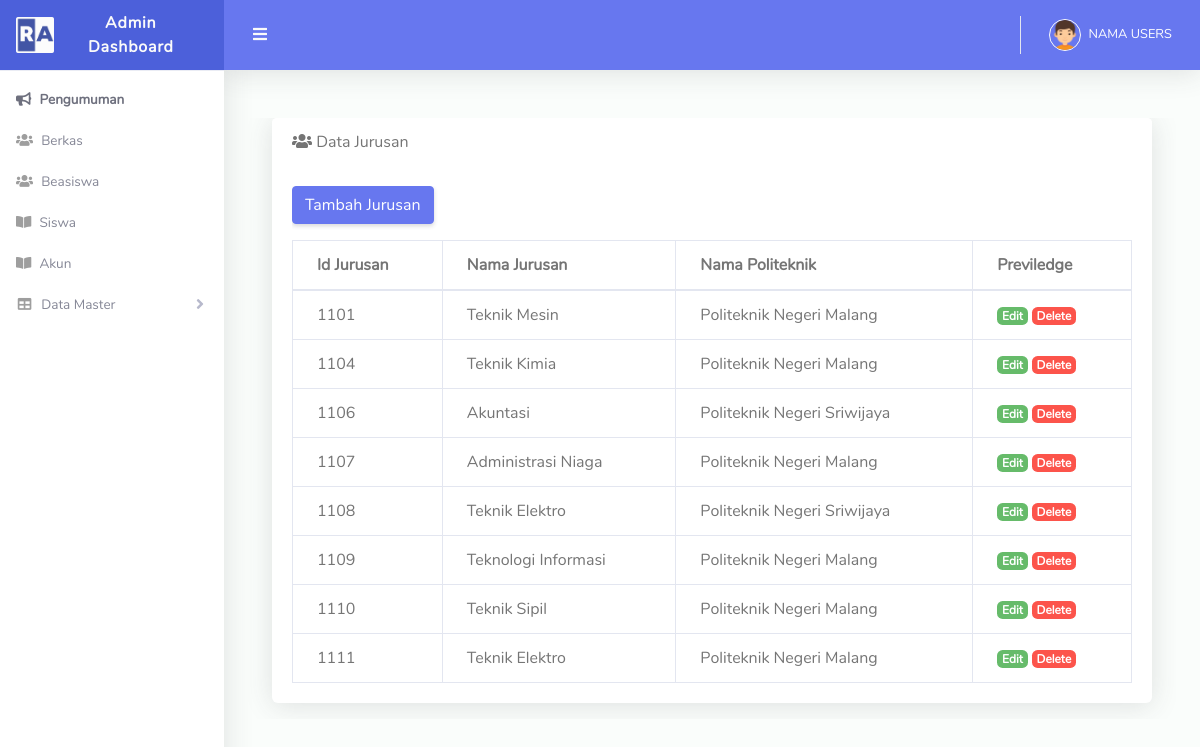
Page /index.php/jurusan on the committed database.
### tables this page shows
CREATE TABLE `jurusan` (
  `id_jurusan` int(11) NOT NULL,
  `nama_jurusan` varchar(40) NOT NULL,
  `id_politeknik` int(11) NOT NULL
);

CREATE TABLE `politeknik` (
  `id_politeknik` int(11) NOT NULL,
  `nama_politeknik` varchar(40) NOT NULL
);

### application/controllers/Jurusan.php (called while the page is built, shortened)
<?php
class Jurusan extends CI_Controller {
    public function __construct()
    {
            $this->load->model('M_jurusan');
            $this->load->model('M_politeknik');
            $this->load->library('form_validation');
            $this->load->library('session');
    }
    public function index()
    {
        $data['title'] = "Data Jurusan";
            $data['data'] = $this->M_jurusan->getDataJurusan();
            $this->load->view('template/header');
            $this->load->view('admin/v_jurusan', $data);
            $this->load->view('template/footer');
    }
}

### index.php (called while the page is built, shortened)
<?php
require_once BASEPATH.'core/CodeIgniter.php';

### application/models/M_jurusan.php (called while the page is built, shortened)
<?php
class M_jurusan extends CI_Model {
    function getDataJurusan() {
        $sql = "SELECT jurusan.*, nama_politeknik FROM jurusan JOIN politeknik ON jurusan.id_politeknik = politeknik.id_politeknik";
        return $this->db->query( $sql )->result_array();
    }
}

### application/views/admin/v_jurusan.php (the view, shortened to what this page needs)
<link rel="stylesheet" href="http://cdn.datatables.net/1.10.20/css/jquery.dataTables.min.css">
<div id="content-wrapper">
      <div class="container-fluid">
        <div class="card mb-3">
          <div class="card-header">
            <i class="fas fa-users"></i>
            Data Jurusan</div>
          <div class="card-body">
            <div class="table-responsive">
            <a href="<?php echo base_url('jurusan/tambah/')?>" class="btn btn-primary mb-3">Tambah Jurusan</a>
              <table class="table table-bordered" id="datatable" width="100%" cellspacing="0">
                <thead>
                  <tr>
                    <th>Id Jurusan</th>
                    <th>Nama Jurusan</th>
                    <th>Nama Politeknik</th>
                    <th>Previledge</th>
                  </tr>
                </thead>
                <tbody>
                  <?php
                    foreach($data as $rowData){?>
                      <tr>
                        <td><?= $rowData['id_jurusan']?></td>
                        <td><?= $rowData['nama_jurusan']?></td>
                        <td><?= $rowData['nama_politeknik']?></td>
                        <td>
                          <a href="<?php echo base_url('jurusan/edit/'.$rowData['id_jurusan'])?>" class="badge badge-success">Edit</a>
                          <a href="<?php echo base_url('jurusan/hapus/'. $rowData['id_jurusan']) ?>" onclick="return confirm('Are you sure you want to delete this item?');"
                            class="badge badge-danger">Delete</a>
                        </td>
                      </tr>
                      <?php } ?>
                </tbody>
              </table>
            </div>
          </div>
        </div>
      </div>

### application/views/template/header.php (shortened to what this page needs)
<!DOCTYPE html>
<html lang="en">
<head>
  <link href="<?= base_url() ?>assets/vendor/fontawesome-free/css/all.min.css" rel="stylesheet" type="text/css">
  <link href="<?= base_url() ?>assets/vendor/bootstrap/css/bootstrap.min.css" rel="stylesheet" type="text/css">
  <link href="<?= base_url() ?>assets/css/ruang-admin.min.css" rel="stylesheet">
  <link href="<?= base_url() ?>assets/vendor/datatables/dataTables.bootstrap4.min.css" rel="stylesheet">
</head>
<body id="page-top">
<body id="page-top">
  <div id="wrapper">
    <ul class="navbar-nav sidebar sidebar-light accordion" id="accordionSidebar">
      <a class="sidebar-brand d-flex align-items-center justify-content-center" href="">
        <div class="sidebar-brand-icon">
          <img src="img/logo/logo2.png">
        </div>
        <div class="sidebar-brand-text mx-3">Admin Dashboard</div>
      </a>
      <hr class="sidebar-divider my-0">
      <li class="nav-item active">
        <a class="nav-link" href="<?php echo base_url('c_pengumuman') ?>">
          <i class="fas fa-bullhorn"></i>
          <span>Pengumuman</span></a>
      </li>
      <li class="nav-item">
        <a class="nav-link" href="<?php echo base_url('berkas') ?>">
        <i class="fas fa-users"></i>
        <span>Berkas</span></a>
      </li>
      <li class="nav-item">
        <a class="nav-link" href="<?php echo base_url('beasiswa') ?>">
        <i class="fas fa-users"></i>
        <span>Beasiswa</span></a>
      </li>
      <li class="nav-item">
        <a class="nav-link" href="<?php echo base_url('siswa') ?>">
          <i class="fas fa-book-open"></i>
          <span>Siswa</span></a>
      </li>
      <li class="nav-item">
        <a class="nav-link" href="<?php echo base_url('akun') ?>">
          <i class="fas fa-book-open"></i>
          <span>Akun</span></a>
      </li>
      <li class="nav-item">
        <a class="nav-link collapsed" data-toggle="collapse" data-target="#collapseTable" aria-expanded="true"
          aria-controls="collapseTable">
        <i class="fas fa-fw fa-table"></i>
        <span>Data Master</span>
        </a>
      </li>
    </ul>
    <div id="content-wrapper" class="d-flex flex-column">
      <div id="content">
        <nav class="navbar navbar-expand navbar-light bg-navbar topbar mb-4 static-top">
          <button id="sidebarToggleTop" class="btn btn-link rounded-circle mr-3">
            <i class="fa fa-bars"></i>
          </button>
          <ul class="navbar-nav ml-auto">
            <li class="nav-item dropdown no-arrow">
              <a class="nav-link dropdown-toggle" href="#" id="userDropdown" role="button" data-toggle="dropdown"
                aria-haspopup="true" aria-expanded="false">
                <img class="img-profile rounded-circle" src="img/boy.png" style="max-width: 60px">
                <span class="ml-2 d-none d-lg-inline text-white small">NAMA USERS</span>
              </a>
            </li>
          </ul>
        </nav>
        <div class="container-fluid" id="container-wrapper">
    <div id="content-wrapper">

### application/views/template/footer.php (shortened to what this page needs)
</div>
      </div>
  </body>
</html>

### rows in the picture
jurusan: id_jurusan "1101", nama_jurusan "Teknik Mesin", id_politeknik.nama_politeknik "Politeknik Negeri Malang"
jurusan: id_jurusan "1104", nama_jurusan "Teknik Kimia", id_politeknik.nama_politeknik "Politeknik Negeri Malang"
jurusan: id_jurusan "1106", nama_jurusan "Akuntasi", id_politeknik.nama_politeknik "Politeknik Negeri Sriwijaya"
jurusan: id_jurusan "1107", nama_jurusan "Administrasi Niaga", id_politeknik.nama_politeknik "Politeknik Negeri Malang"
jurusan: id_jurusan "1108", nama_jurusan "Teknik Elektro", id_politeknik.nama_politeknik "Politeknik Negeri Sriwijaya"
jurusan: id_jurusan "1109", nama_jurusan "Teknologi Informasi", id_politeknik.nama_politeknik "Politeknik Negeri Malang"
jurusan: id_jurusan "1110", nama_jurusan "Teknik Sipil", id_politeknik.nama_politeknik "Politeknik Negeri Malang"
jurusan: id_jurusan "1111", nama_jurusan "Teknik Elektro", id_politeknik.nama_politeknik "Politeknik Negeri Malang"
